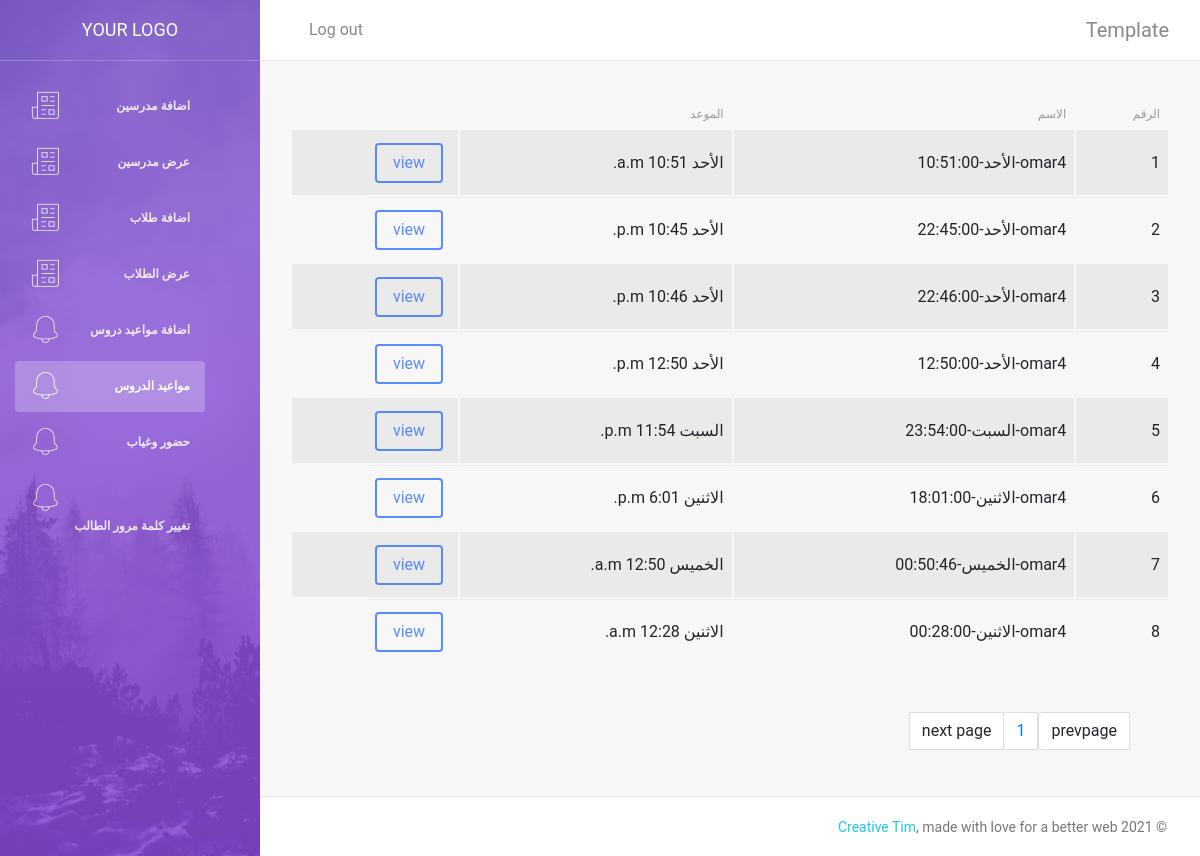
/manager/lecturelist/ (signed in), run on the app's committed database.
### account/models.py (models this page shows, shortened)
class Lecture(models.Model):
    teacher = models.ForeignKey(Teacher, on_delete=models.CASCADE, related_name='lecture_teacher',null=True,blank=True)
    day=models.CharField(max_length=20,choices=day_choices)
    types = models.CharField(max_length=30,null=True,blank=True)
    hour=models.TimeField(null=True,blank=True)
    def __str__(self):
        return f"{self.teacher.user.username}-{self.day}-{self.hour}"

class Teacher(models.Model):
    user=models.OneToOneField(user, on_delete=models.CASCADE, related_name='teacher')
    manager=models.ForeignKey(Manager, on_delete=models.CASCADE, related_name='manager_teacher',null=True,blank=True)

class user(AbstractUser):
    is_teacher = models.BooleanField(default=False)
    is_student = models.BooleanField(default=False)
    is_manager   = models.BooleanField(default=False)

### manager/views.py (the view)
# urls.py: path("lecturelist/",views.showLecture,name="lecturelist"),
@login_required
@stuff_required
def showLecture(request):
    num = request.GET.get("page", 1)
    if request.user.is_manager:
        objects = Lecture.objects.filter(teacher__manager=request.user.manager.id).all()
    else:
        objects = Lecture.objects.filter(teacher=request.user.teacher.id).all()
    pages = Paginator(objects, 50)
    lectures = pages.page(num)
    context = {}
    '''context["name"] = self.request.GET.get("student__user__username", "")
    context["group"] = self.request.GET.get("group", "")
    context["filter"] = StudentgroupFilterForm(user1=self.request.user,
                                               initial={"student__user__username": context["name"],
                                                        "group": context["group"]})
    '''
    context['lectures'] = lectures
    context["pages"] = pages.page_range
    return render(request,"lecturelist.html",context)

### quranproject/decrorator.py (called while the page is built)
def stuff_required(function=None, redirect_field_name=REDIRECT_FIELD_NAME, login_url='accounts:login'):
    actual_decorator = user_passes_test(
        lambda u:  u.is_manager or u.is_teacher,
        login_url=login_url,
        redirect_field_name=redirect_field_name
    )
    if function:
        return actual_decorator(function)
    return actual_decorator

### manager/templates/lecturelist.html (shortened to what this page needs)
{% extends 'base.html' %}
{% block content %}
 <div class="col-md-12 " >
<div class="card card-plain">
     <div class="content table-responsive table-full-width" >
    <table id="lecturetable" class="table table-hover table-striped" data-page-length='100' >
      <thead >
        <tr>
          <th>الرقم</th>
          <th>الاسم</th>
            <th>الموعد</th>
<th></th>
        </tr>
      </thead>
      <tbody>
      {% for lecture in lectures.object_list %}
      <tr>
       <td>{{forloop.counter}}</td>
          <td>{{lecture}}</td>
          <td>{{lecture.day}} {{lecture.hour}}</td>
<td>
    <a href="{% url 'manager:lecturedetail' lecture.id %}"class='btn btn-primary'>view</a>
</td>
     </tr>
      {% endfor %}
      </tbody>
    </table>
     </div>
 </div>
 </div>
<div>
      <ul class="pagination" id="pagin">
          {% if lectures.has_previous %}
           <li class="page-item">
        <a class="page-link link-page" href="?page={{lectures.previous_page_number}}" style="display:inline-block" >prevpage</a>
    </li>
          {% else %}
           <li class="page-item">
        <a class="page-link link-page notvalid"  style="display:inline-block" disabled>prevpage</a>
    </li>
          {% endif %}
          {% for page in pages %}
    <li class="page-item">
        <a class="page-link link-page" href="?page={{page}}" style="display:none" >{{page}}</a>
    </li>
          {% endfor %}
         {% if lectures.has_next %}
           <li class="page-item">
        <a class="page-link link-page" href="?page={{lectures.next_page_number}}" style="display:inline-block" >nextpage</a>
    </li>
          {% else %}
           <li class="page-item">
        <a class="page-link link-page notvalid"  style="display:inline-block" disabled>next page</a>
    </li>
          {% endif %}
  </ul>
  </div>
{% endblock content %}

### templates/base.html (shortened to what this page needs)
{% load static %}
<!DOCTYPE html>
<html dir="rtl" lang="ar">
<head>
    <link rel="stylesheet" href="https://maxcdn.bootstrapcdn.com/font-awesome/latest/css/font-awesome.min.css" />
    <link href="{% static 'assets/css/bootstrap.min.css' %}" rel="stylesheet" />
    <link href="{% static 'assets/css/light-bootstrap-dashboard.css' %}" rel="stylesheet" />
    <link href="{% static 'assets/css/demo.css' %}" rel="stylesheet" />
</head>
<body>
    <div class="wrapper">
        <div class="sidebar" data-image="{% static 'assets/img/sidebar-5.jpg' %}">
        {% if user.is_teacher %}
          {% include 'sidebar_teacher.html' with user=user %}
            {% elif user.is_manager %}
               {% include 'sidebar_manager.html' with user=user %}
            {% elif user.is_superuser %}
                {% include 'sidebar_superuser.html' with user=user %}
            {% else %}
            {% include 'sidebar_student.html' with user=user %}
            {% endif %}
        </div>
        <div class="main-panel">
            {% include 'navbar_student.html' with user=user %}
            <div class="content">
                <div class="container-fluid">
                    <div class="section">
                           {% block content %}
                           {% endblock content %}
                    </div>
                </div>
            </div>
            <footer class="footer">
                <div class="container-fluid">
                    <nav>
                        <p class="copyright text-center">
                            ©
                            <a href="http://www.creative-tim.com">Creative Tim</a>, made with love for a better web
                        </p>
                    </nav>
                </div>
            </footer>
        </div>
    </div>
</body>
</html>

### templates/sidebar_manager.html
   <div class="sidebar-wrapper">
                <div class="logo">
                    <a href="javascript:;" class="simple-text">
                      Your Logo
                    </a>
                </div>
                <ul class="nav">
                     {% url 'manager:addteacherform' as addteacherform %}
                    <li class="nav-item {% if request.path == addteacherform %} active {% endif %} ">
                        <a class="nav-link" href="{% url 'manager:addteacherform' %}">
                            <i class="nc-icon nc-icon nc-paper-2"></i>
                            <p>اضافة مدرسين</p>
                        </a>
                    </li>
                    {% url 'manager:teacherlist' as teacherlist %}
                    <li class="nav-item {% if request.path == teacherlist %} active {% endif %}">
                        <a class="nav-link" href="{% url 'manager:teacherlist' %}">
                            <i class="nc-icon nc-icon nc-paper-2"></i>
                            <p>عرض مدرسين</p>
                        </a>
                    </li>
                      {% url 'manager:addstudentform' as addstudentform %}
                    <li class="nav-item {% if request.path == addstudentform %} active {% endif %}">
                        <a class="nav-link" href="{% url 'manager:addstudentform' %}">
                            <i class="nc-icon nc-icon nc-paper-2"></i>
                            <p>اضافة طلاب</p>
                        </a>
                    </li>
                     {% url 'manager:studentlist' as studentlist %}
                    <li class="nav-item {% if request.path == studentlist %} active {% endif %}">
                        <a class="nav-link" href="{% url 'manager:studentlist' %}">
                            <i class="nc-icon nc-icon nc-paper-2"></i>
                            <p>عرض الطلاب</p>
                        </a>
                    </li>
                      {% url 'manager:addlectureform' as addlectureform %}
                    <li class="nav-item {% if request.path == addlectureform %} active {% endif %}">
                        <a class="nav-link" href="{% url 'manager:addlectureform' %}">
                            <i class="nc-icon nc-bell-55"></i>
                            <p>اضافة مواعيد دروس</p>
                        </a>
                    </li>
                     {% url 'manager:lecturelist' as lecturelist %}
                    <li class="nav-item {% if request.path == lecturelist %} active {% endif %}">
                        <a class="nav-link" href="{% url 'manager:lecturelist' %}">
                            <i class="nc-icon nc-bell-55"></i>
                            <p>مواعيد الدروس</p>
                        </a>
                    </li>
                        {% url 'manager:absecntparcode' as absecntparcode %}
                    <li class="nav-item {% if request.path == absecntparcode %} active {% endif %}">
                        <a class="nav-link" href="{% url 'manager:absecntparcode' %}">
                            <i class="nc-icon nc-bell-55"></i>
                            <p>حضور وغياب</p>
                        </a>
                    </li>
                        {% url 'manager:changepassword' as changepassword %}
                    <li class="nav-item {% if request.path == changepassword %} active {% endif %}">
                        <a class="nav-link" href="{% url 'manager:changepassword' %}">
                            <i class="nc-icon nc-bell-55"></i>
                            <p>تغيير كلمة مرور الطالب</p>
                        </a>
                    </li>
                </ul>
            </div>

### templates/navbar_student.html (shortened to what this page needs)
  <nav class="navbar navbar-expand-lg " color-on-scroll="500">
                <div class="container-fluid">
                    <a class="navbar-brand" href="#pablo">Template</a>
                    <div class="collapse navbar-collapse justify-content-end" id="navigation">
                        <ul class="navbar-nav" style="text-align:left;">
                            <li class="nav-item">
                                <a class="nav-link" href="{% url 'accounts:logout' %}">
                                    <span class="no-icon">Log out</span>
                                </a>
                            </li>
                        </ul>
                    </div>
                </div>
            </nav>

### templates/base.html (style rules this page uses)
.table>thead>tr>th { text-align: right !important; }
table { border-collapse: separate; }

### manager/templates/lecturelist.html (style rules this page uses)
.notvalid { cursor: no-drop; }

### data on the page
Lecture: teacher+day+hour "omar4-الأحد-10:51:00", day "الأحد", hour "10:51 a.m."
Lecture: teacher+day+hour "omar4-الأحد-22:45:00", day "الأحد", hour "10:45 p.m."
Lecture: teacher+day+hour "omar4-الأحد-22:46:00", day "الأحد", hour "10:46 p.m."
Lecture: teacher+day+hour "omar4-الأحد-12:50:00", day "الأحد", hour "12:50 p.m."
Lecture: teacher+day+hour "omar4-السبت-23:54:00", day "السبت", hour "11:54 p.m."
Lecture: teacher+day+hour "omar4-الاثنين-18:01:00", day "الاثنين", hour "6:01 p.m."
Lecture: teacher+day+hour "omar4-الخميس-00:50:46", day "الخميس", hour "12:50 a.m."
Lecture: teacher+day+hour "omar4-الاثنين-00:28:00", day "الاثنين", hour "12:28 a.m."

### other printed values
{{ page }} "1"
